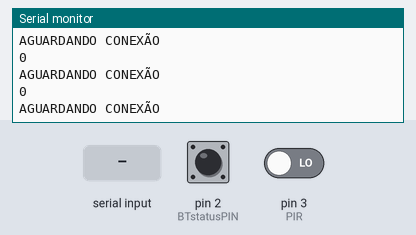
Simulated run of this sketch. Board: Arduino Uno, built with avr-gcc and run on an emulated ATmega328P. Shown: the last lines printed to the serial monitor. The test bench sets the inputs (shaded band); at power-on: pin 2 (BTstatusPIN) LOW, pin 3 (PIR) LOW.

Above: at 5.0 s.
5.1 s: pin 2 (BTstatusPIN) driven HIGH
At 5.6 s:
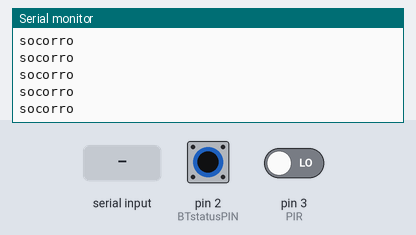
7.1 s: "PUOK|" received over the second serial link
At 8.5 s:
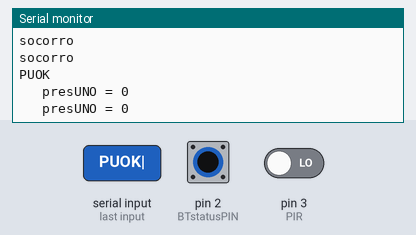
8.6 s: pin 2 (BTstatusPIN) driven LOW
At 9.5 s:
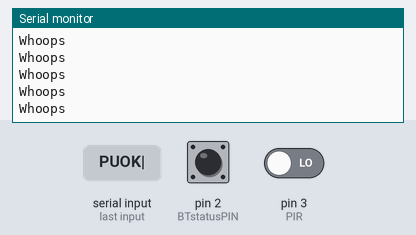
11.0 s: pin 2 (BTstatusPIN) pulsed HIGH 2 times (0.12 s each, 0.3 s apart)
At 11.8 s:
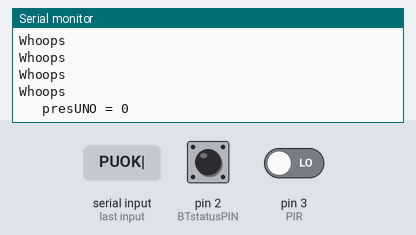

The sketch:

UNO_main_v4.1.ino
```cpp
#define debug true

#include <SoftwareSerial.h>

#define PIR 3

//-------INFRARED----------------
#define LedIR 11

//-------BLUETOOTH----------------
#define BTstatusPIN 2
volatile bool BTstatus = false;

volatile bool presUNO = true;
volatile bool presUNO_anterior = true; //estado anterior

String comandoRecebido;

SoftwareSerial BTserial(4, 5); // RX | TX

void setup() {
  #ifdef debug
  Serial.begin(9600); //Para fins de debug
  #endif

  BTserial.begin(9600);
  pinMode(PIR,INPUT);
  pinMode(BTstatusPIN,INPUT);

  presUNO = digitalRead(PIR);
  presUNO_anterior = presUNO;
  attachInterrupt(digitalPinToInterrupt(PIR), pirISR, CHANGE);

  btISR();
  attachInterrupt(digitalPinToInterrupt(BTstatusPIN), btISR, CHANGE);
  while(!BTstatus)
  {
    Serial.println("AGUARDANDO CONEXÃO");
    Serial.println(BTstatus);
  }
  while(1)
  {
    Serial.println("socorro");
    if ( BTserial.available() )
    {
      comandoRecebido = BTserial.readStringUntil('|');
      Serial.println(comandoRecebido);
      if ( comandoRecebido == "PUOK" )break;
    }
    delay(100);
    if(presUNO)  BTserial.write("PU1|"); //Presença Uno = true
    else         BTserial.write("PU0|"); //Presença Uno = false
  }


}

void loop() {
  if(BTstatus)
  {
    //se estado mudar, enviar isso para o MEGA
    if(presUNO != presUNO_anterior)
    {
      if(presUNO)  BTserial.write("PU1|"); //Presença Uno = true
      else         BTserial.write("PU0|"); //Presença Uno = false
      presUNO_anterior = presUNO;
    }

    #ifdef debug
    Serial.print("   presUNO = ");
    Serial.println(presUNO);
    delay(1000);
    #endif
  }
  else{Serial.println("Whoops");}
}

void pirISR()
{
  presUNO = digitalRead(PIR);
}

void btISR()
{
  BTstatus = digitalRead(BTstatusPIN);
  digitalWrite(13,BTstatus);
}
```

infraRed.ino
```cpp
void pulseIR(long microsegs) // Utilização dos interrupts Cli() e Sei()
{
  cli();
    while (microsegs > 0)
    {
    digitalWrite(LedIR, HIGH);
    delayMicroseconds(10);
    digitalWrite(LedIR, LOW);
    delayMicroseconds(10);
    microsegs -= 26;
    }
  sei();
}

void desligarAr() {  //DESLIGAR AR
delayMicroseconds(59156);
pulseIR(4520);
delayMicroseconds(4440);
pulseIR(580);
delayMicroseconds(1640);
pulseIR(540);
delayMicroseconds(580);
pulseIR(540);
delayMicroseconds(1620);
pulseIR(560);
delayMicroseconds(1660);
pulseIR(560);
delayMicroseconds(540);
pulseIR(540);
delayMicroseconds(580);
pulseIR(540);
delayMicroseconds(1620);
pulseIR(560);
delayMicroseconds(580);
pulseIR(540);
delayMicroseconds(600);
pulseIR(500);
delayMicroseconds(1660);
pulseIR(540);
delayMicroseconds(540);
pulseIR(540);
delayMicroseconds(580);
pulseIR(540);
delayMicroseconds(1620);
pulseIR(560);
delayMicroseconds(1680);
pulseIR(540);
delayMicroseconds(560);
pulseIR(520);
delayMicroseconds(1680);
pulseIR(540);
delayMicroseconds(540);
pulseIR(540);
delayMicroseconds(1680);
pulseIR(540);
delayMicroseconds(1620);
pulseIR(560);
delayMicroseconds(1640);
pulseIR(580);
delayMicroseconds(1660);
pulseIR(540);
delayMicroseconds(600);
pulseIR(500);
delayMicroseconds(1700);
pulseIR(500);
delayMicroseconds(1640);
pulseIR(540);
delayMicroseconds(1680);
pulseIR(540);
delayMicroseconds(600);
pulseIR(480);
delayMicroseconds(620);
pulseIR(500);
delayMicroseconds(560);
pulseIR(540);
delayMicroseconds(580);
pulseIR(520);
delayMicroseconds(1640);
pulseIR(560);
delayMicroseconds(580);
pulseIR(540);
delayMicroseconds(540);
pulseIR(540);
delayMicroseconds(1640);
pulseIR(580);
delayMicroseconds(1640);
pulseIR(540);
delayMicroseconds(1660);
pulseIR(540);
delayMicroseconds(560);
pulseIR(540);
delayMicroseconds(540);
pulseIR(580);
delayMicroseconds(540);
pulseIR(540);
delayMicroseconds(560);
pulseIR(560);
delayMicroseconds(540);
pulseIR(540);
delayMicroseconds(580);
pulseIR(540);
delayMicroseconds(560);
pulseIR(540);
delayMicroseconds(540);
pulseIR(580);
delayMicroseconds(1640);
pulseIR(540);
delayMicroseconds(1660);
pulseIR(540);
delayMicroseconds(1700);
pulseIR(480);
delayMicroseconds(1660);
pulseIR(560);
delayMicroseconds(1640);
pulseIR(540);
delayMicroseconds(5300);
pulseIR(4520);
delayMicroseconds(4460);
pulseIR(540);
delayMicroseconds(1620);
pulseIR(560);
delayMicroseconds(560);
pulseIR(560);
delayMicroseconds(1620);
pulseIR(580);
delayMicroseconds(1660);
pulseIR(540);
delayMicroseconds(540);
pulseIR(540);
delayMicroseconds(580);
pulseIR(540);
delayMicroseconds(1640);
pulseIR(540);
delayMicroseconds(580);
pulseIR(540);
delayMicroseconds(520);
pulseIR(580);
delayMicroseconds(1660);
pulseIR(540);
delayMicroseconds(560);
pulseIR(540);
delayMicroseconds(580);
pulseIR(540);
delayMicroseconds(1600);
pulseIR(580);
delayMicroseconds(1660);
pulseIR(540);
delayMicroseconds(560);
pulseIR(540);
delayMicroseconds(1660);
pulseIR(540);
delayMicroseconds(560);
pulseIR(560);
delayMicroseconds(1640);
pulseIR(540);
delayMicroseconds(1640);
pulseIR(580);
delayMicroseconds(1640);
pulseIR(540);
delayMicroseconds(1660);
pulseIR(540);
delayMicroseconds(560);
pulseIR(540);
delayMicroseconds(1660);
pulseIR(540);
delayMicroseconds(1620);
pulseIR(580);
delayMicroseconds(1660);
pulseIR(540);
delayMicroseconds(580);
pulseIR(540);
delayMicroseconds(540);
pulseIR(560);
delayMicroseconds(500);
pulseIR(580);
delayMicroseconds(580);
pulseIR(540);
delayMicroseconds(1640);
pulseIR(540);
delayMicroseconds(560);
pulseIR(560);
delayMicroseconds(540);
pulseIR(560);
delayMicroseconds(1660);
pulseIR(540);
delayMicroseconds(1660);
pulseIR(540);
delayMicroseconds(1640);
pulseIR(540);
delayMicroseconds(560);
pulseIR(560);
delayMicroseconds(560);
pulseIR(540);
delayMicroseconds(540);
pulseIR(540);
delayMicroseconds(580);
pulseIR(540);
delayMicroseconds(560);
pulseIR(540);
delayMicroseconds(580);
pulseIR(540);
delayMicroseconds(540);
pulseIR(540);
delayMicroseconds(560);
pulseIR(560);
delayMicroseconds(1640);
pulseIR(540);
delayMicroseconds(1660);
pulseIR(560);
delayMicroseconds(1600);
pulseIR(580);
delayMicroseconds(1640);
pulseIR(560);
delayMicroseconds(1680);
pulseIR(540);
}
```

Measured:
- after the input at 5.1 s, the serial monitor: prints a new line after 0.09 s (image 1)
- after the input at 7.1 s, the serial monitor: prints a new line at once (image 2)
- after the input at 8.6 s, the serial monitor: prints a new line after 0.52 s (image 3)
